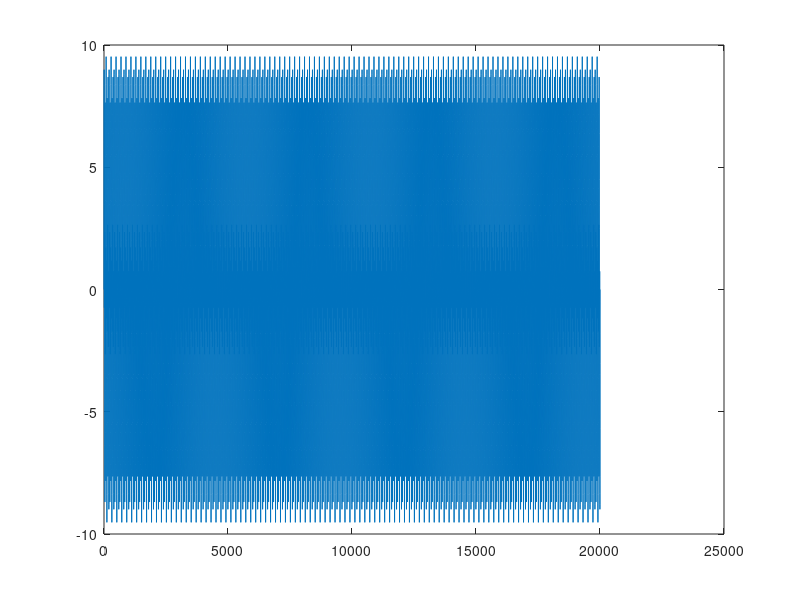
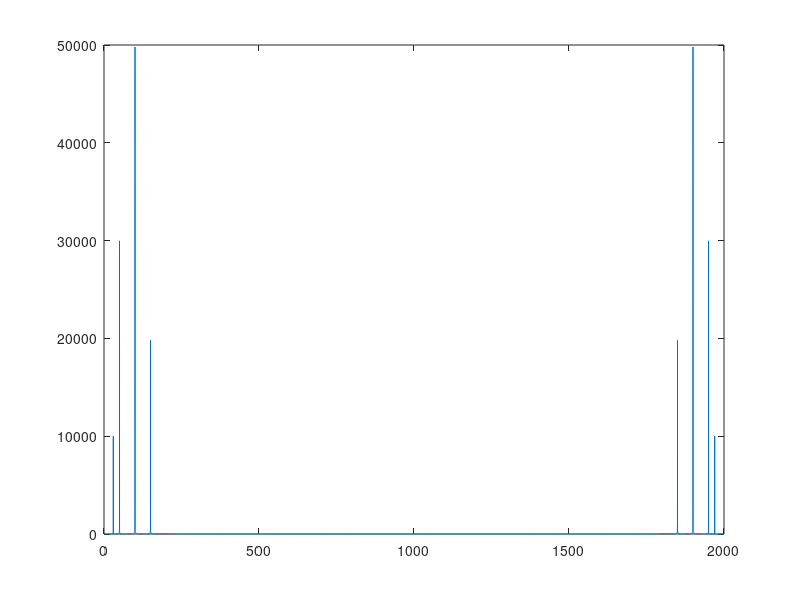
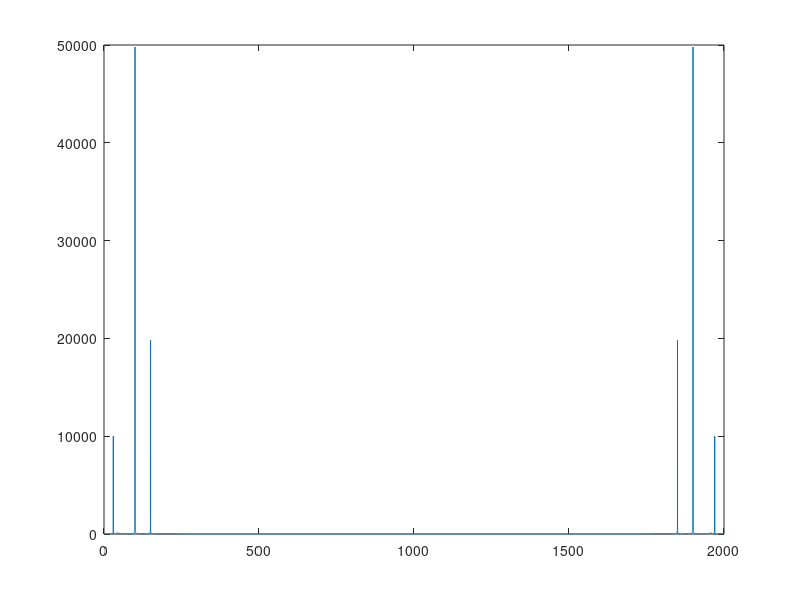

Source code (MATLAB) for these figures, in order:
fs = 2000;

t = [0:20000]/fs;

s = sin(2*pi*30*t)+ 3*sin(2*pi*50*t)+5*sin(2*pi*100*t)+2*sin(2*pi*150*t);

plot(s);

s_fft=fft(s);

f = [0:length(s)-1]/length(s)*fs;

figure, plot(f,abs(s_fft));

deg = 3;
%we mitigate the frequency around 50 by setting an interval around 50 being [45 55]
%Wn is the normalized cutoff frequency - in this case from both sides because we want to remove only the 50 Hz
Wn = [45*2/fs,55*2/fs]; %this division by 2 is because of the nyquist frequency?  

%design filter
[B,A] = butter(deg,Wn,'stop');

%apply filter
filteredSignal = filter(B,A,s);

y_fft=fft(filteredSignal);
figure, plot(f,abs(y_fft))